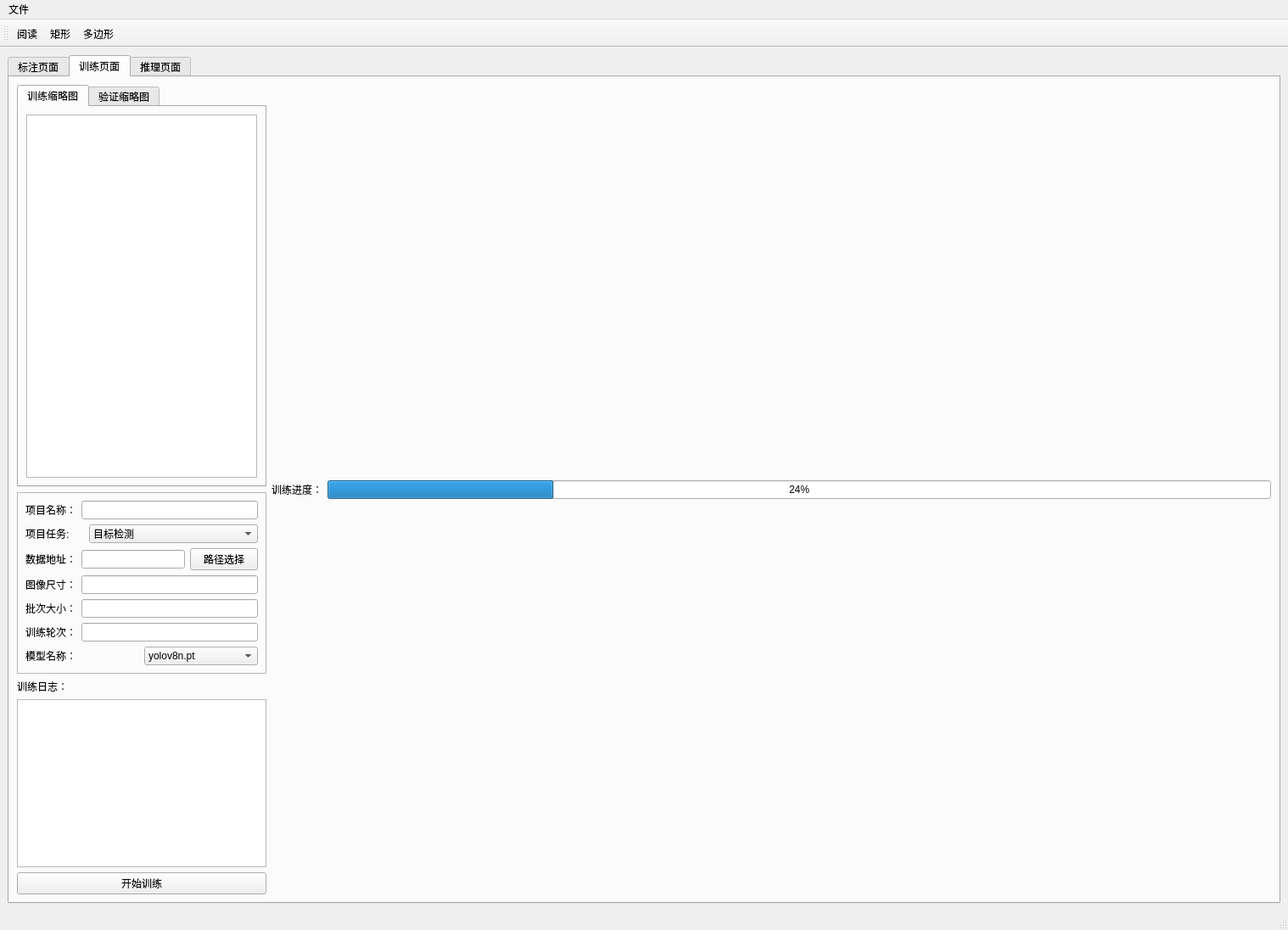
<?xml version="1.0" encoding="UTF-8"?>
<ui version="4.0">
 <class>MainWindow</class>
 <widget class="QMainWindow" name="MainWindow">
  <property name="geometry">
   <rect>
    <x>0</x>
    <y>0</y>
    <width>1518</width>
    <height>1096</height>
   </rect>
  </property>
  <property name="windowTitle">
   <string>MainWindow</string>
  </property>
  <widget class="QWidget" name="centralwidget">
   <layout class="QVBoxLayout" name="verticalLayout_3">
    <item>
     <widget class="QTabWidget" name="tabWidget">
      <property name="currentIndex">
       <number>1</number>
      </property>
      <widget class="QWidget" name="labelPage">
       <attribute name="title">
        <string>标注页面</string>
       </attribute>
       <layout class="QHBoxLayout" name="horizontalLayout_2" stretch="1,4,1">
        <item>
         <widget class="QListWidget" name="listWidget"/>
        </item>
        <item>
         <widget class="MyView" name="graphicsView"/>
        </item>
        <item>
         <layout class="QVBoxLayout" name="verticalLayout">
          <item>
           <widget class="QPushButton" name="autoLabel">
            <property name="text">
             <string>自动标注</string>
            </property>
           </widget>
          </item>
          <item>
           <widget class="QPushButton" name="statics">
            <property name="text">
             <string>标注内容统计</string>
            </property>
           </widget>
          </item>
          <item>
           <widget class="QWidget" name="fliter" native="true">
            <property name="sizePolicy">
             <sizepolicy hsizetype="Preferred" vsizetype="Expanding">
              <horstretch>0</horstretch>
              <verstretch>0</verstretch>
             </sizepolicy>
            </property>
            <property name="minimumSize">
             <size>
              <width>0</width>
              <height>380</height>
             </size>
            </property>
            <property name="maximumSize">
             <size>
              <width>16777215</width>
              <height>380</height>
             </size>
            </property>
           </widget>
          </item>
          <item>
           <widget class="QLabel" name="label">
            <property name="text">
             <string>标注信息统计</string>
            </property>
            <property name="alignment">
             <set>Qt::AlignCenter</set>
            </property>
           </widget>
          </item>
          <item>
           <widget class="QTextBrowser" name="textBrowser"/>
          </item>
          <item>
           <widget class="QLabel" name="label_3">
            <property name="text">
             <string>生成进度：</string>
            </property>
           </widget>
          </item>
          <item>
           <widget class="QProgressBar" name="progressBar">
            <property name="value">
             <number>24</number>
            </property>
           </widget>
          </item>
          <item>
           <widget class="QPushButton" name="pushButton">
            <property name="text">
             <string>生成数据集</string>
            </property>
           </widget>
          </item>
         </layout>
        </item>
       </layout>
      </widget>
      <widget class="QWidget" name="trainPage">
       <attribute name="title">
        <string>训练页面</string>
       </attribute>
       <layout class="QVBoxLayout" name="verticalLayout_10">
        <item>
         <layout class="QHBoxLayout" name="horizontalLayout" stretch="1,4">
          <item>
           <layout class="QVBoxLayout" name="verticalLayout_7">
            <item>
             <widget class="QTabWidget" name="tabWidget_2">
              <property name="currentIndex">
               <number>0</number>
              </property>
              <widget class="QWidget" name="tab">
               <attribute name="title">
                <string>训练缩略图</string>
               </attribute>
               <layout class="QVBoxLayout" name="verticalLayout_4">
                <item>
                 <widget class="MyView" name="trainImg"/>
                </item>
               </layout>
              </widget>
              <widget class="QWidget" name="tab_3">
               <attribute name="title">
                <string>验证缩略图</string>
               </attribute>
               <layout class="QVBoxLayout" name="verticalLayout_8">
                <item>
                 <widget class="MyView" name="valImg"/>
                </item>
               </layout>
              </widget>
             </widget>
            </item>
            <item>
             <layout class="QVBoxLayout" name="verticalLayout_5">
              <item>
               <widget class="QFrame" name="frame_3">
                <property name="frameShape">
                 <enum>QFrame::StyledPanel</enum>
                </property>
                <property name="frameShadow">
                 <enum>QFrame::Raised</enum>
                </property>
                <layout class="QGridLayout" name="gridLayout_2">
                 <item row="2" column="0">
                  <layout class="QHBoxLayout" name="horizontalLayout_7">
                   <item>
                    <widget class="QLabel" name="label_5">
                     <property name="text">
                      <string>数据地址：</string>
                     </property>
                    </widget>
                   </item>
                   <item>
                    <widget class="QLineEdit" name="dataEdit"/>
                   </item>
                   <item>
                    <widget class="QPushButton" name="choosePath">
                     <property name="text">
                      <string>路径选择</string>
                     </property>
                    </widget>
                   </item>
                  </layout>
                 </item>
                 <item row="3" column="0">
                  <layout class="QHBoxLayout" name="horizontalLayout_10">
                   <item>
                    <widget class="QLabel" name="label_6">
                     <property name="text">
                      <string>图像尺寸：</string>
                     </property>
                    </widget>
                   </item>
                   <item>
                    <widget class="QLineEdit" name="sizeEdit"/>
                   </item>
                  </layout>
                 </item>
                 <item row="7" column="0">
                  <layout class="QHBoxLayout" name="horizontalLayout_11">
                   <item>
                    <widget class="QLabel" name="label_2">
                     <property name="text">
                      <string>模型名称：</string>
                     </property>
                    </widget>
                   </item>
                   <item>
                    <widget class="QComboBox" name="comboBox_2">
                     <item>
                      <property name="text">
                       <string>yolov8n.pt</string>
                      </property>
                     </item>
                     <item>
                      <property name="text">
                       <string>yolov8s.pt</string>
                      </property>
                     </item>
                     <item>
                      <property name="text">
                       <string>yolo11n.pt</string>
                      </property>
                     </item>
                     <item>
                      <property name="text">
                       <string>yolo11s.pt</string>
                      </property>
                     </item>
                    </widget>
                   </item>
                  </layout>
                 </item>
                 <item row="0" column="0">
                  <layout class="QHBoxLayout" name="horizontalLayout_3">
                   <item>
                    <widget class="QLabel" name="label_4">
                     <property name="text">
                      <string>项目名称：</string>
                     </property>
                    </widget>
                   </item>
                   <item>
                    <widget class="QLineEdit" name="nameEdit"/>
                   </item>
                  </layout>
                 </item>
                 <item row="5" column="0">
                  <layout class="QHBoxLayout" name="horizontalLayout_9">
                   <item>
                    <widget class="QLabel" name="label_8">
                     <property name="text">
                      <string>训练轮次：</string>
                     </property>
                    </widget>
                   </item>
                   <item>
                    <widget class="QLineEdit" name="epochEdit"/>
                   </item>
                  </layout>
                 </item>
                 <item row="4" column="0">
                  <layout class="QHBoxLayout" name="horizontalLayout_8">
                   <item>
                    <widget class="QLabel" name="label_7">
                     <property name="text">
                      <string>批次大小：</string>
                     </property>
                    </widget>
                   </item>
                   <item>
                    <widget class="QLineEdit" name="batchEdit"/>
                   </item>
                  </layout>
                 </item>
                 <item row="1" column="0">
                  <layout class="QHBoxLayout" name="horizontalLayout_6" stretch="0,0">
                   <property name="spacing">
                    <number>0</number>
                   </property>
                   <item>
                    <widget class="QLabel" name="label_18">
                     <property name="maximumSize">
                      <size>
                       <width>75</width>
                       <height>24</height>
                      </size>
                     </property>
                     <property name="text">
                      <string>项目任务:</string>
                     </property>
                    </widget>
                   </item>
                   <item>
                    <widget class="QComboBox" name="comboBox">
                     <property name="maximumSize">
                      <size>
                       <width>16777215</width>
                       <height>16777215</height>
                      </size>
                     </property>
                     <item>
                      <property name="text">
                       <string>目标检测</string>
                      </property>
                     </item>
                     <item>
                      <property name="text">
                       <string>图像分类</string>
                      </property>
                     </item>
                     <item>
                      <property name="text">
                       <string>图像分割</string>
                      </property>
                     </item>
                     <item>
                      <property name="text">
                       <string>关键点定位</string>
                      </property>
                     </item>
                     <item>
                      <property name="text">
                       <string>OBB检测</string>
                      </property>
                     </item>
                    </widget>
                   </item>
                  </layout>
                 </item>
                </layout>
               </widget>
              </item>
              <item>
               <layout class="QVBoxLayout" name="verticalLayout_6">
                <item>
                 <widget class="QLabel" name="label_19">
                  <property name="text">
                   <string>训练日志：</string>
                  </property>
                 </widget>
                </item>
                <item>
                 <widget class="QTextBrowser" name="logText"/>
                </item>
                <item>
                 <widget class="QPushButton" name="train_btn">
                  <property name="text">
                   <string>开始训练</string>
                  </property>
                 </widget>
                </item>
               </layout>
              </item>
             </layout>
            </item>
           </layout>
          </item>
          <item>
           <layout class="QVBoxLayout" name="verticalLayout_9">
            <item>
             <layout class="QHBoxLayout" name="horizontalLayout_4">
              <item>
               <widget class="QLabel" name="label_17">
                <property name="text">
                 <string>训练进度：</string>
                </property>
               </widget>
              </item>
              <item>
               <widget class="QProgressBar" name="trainProgress">
                <property name="value">
                 <number>24</number>
                </property>
               </widget>
              </item>
             </layout>
            </item>
            <item>
             <layout class="QGridLayout" name="gridLayout"/>
            </item>
           </layout>
          </item>
         </layout>
        </item>
       </layout>
      </widget>
      <widget class="QWidget" name="inferencePage">
       <attribute name="title">
        <string>推理页面</string>
       </attribute>
       <layout class="QVBoxLayout" name="verticalLayout_15">
        <item>
         <layout class="QHBoxLayout" name="horizontalLayout_5" stretch="1,4">
          <item>
           <layout class="QVBoxLayout" name="verticalLayout_13">
            <item>
             <layout class="QVBoxLayout" name="verticalLayout_11">
              <item>
               <widget class="QPushButton" name="model_btn">
                <property name="text">
                 <string>模型加载</string>
                </property>
               </widget>
              </item>
              <item>
               <widget class="QPushButton" name="image_btn">
                <property name="text">
                 <string>单张检测</string>
                </property>
               </widget>
              </item>
              <item>
               <widget class="QPushButton" name="folder_btn">
                <property name="text">
                 <string>批量检测</string>
                </property>
               </widget>
              </item>
              <item>
               <widget class="QPushButton" name="video_btn">
                <property name="text">
                 <string>视频检测</string>
                </property>
               </widget>
              </item>
             </layout>
            </item>
            <item>
             <layout class="QVBoxLayout" name="verticalLayout_12">
              <item>
               <widget class="QLabel" name="label_20">
                <property name="text">
                 <string>检测日志：</string>
                </property>
               </widget>
              </item>
              <item>
               <widget class="QTextBrowser" name="info_browser"/>
              </item>
             </layout>
            </item>
           </layout>
          </item>
          <item>
           <widget class="QWidget" name="widget" native="true">
            <layout class="QVBoxLayout" name="verticalLayout_14">
             <item>
              <widget class="QSplitter" name="splitter">
               <property name="orientation">
                <enum>Qt::Horizontal</enum>
               </property>
               <widget class="ScaledLabel" name="left_label">
                <property name="text">
                 <string>原始图片</string>
                </property>
                <property name="alignment">
                 <set>Qt::AlignCenter</set>
                </property>
               </widget>
               <widget class="ScaledLabel" name="right_label">
                <property name="text">
                 <string>检测图片</string>
                </property>
                <property name="alignment">
                 <set>Qt::AlignCenter</set>
                </property>
               </widget>
              </widget>
             </item>
            </layout>
           </widget>
          </item>
         </layout>
        </item>
       </layout>
      </widget>
     </widget>
    </item>
   </layout>
  </widget>
  <widget class="QMenuBar" name="menubar">
   <property name="geometry">
    <rect>
     <x>0</x>
     <y>0</y>
     <width>1518</width>
     <height>26</height>
    </rect>
   </property>
   <widget class="QMenu" name="menu">
    <property name="title">
     <string>文件</string>
    </property>
    <addaction name="open_action"/>
    <addaction name="loadimg_action"/>
    <addaction name="export_action"/>
   </widget>
   <addaction name="menu"/>
  </widget>
  <widget class="QStatusBar" name="statusbar"/>
  <widget class="QToolBar" name="toolBar">
   <property name="windowTitle">
    <string>toolBar</string>
   </property>
   <attribute name="toolBarArea">
    <enum>TopToolBarArea</enum>
   </attribute>
   <attribute name="toolBarBreak">
    <bool>false</bool>
   </attribute>
   <addaction name="read_action"/>
   <addaction name="rect_action"/>
   <addaction name="poly_action"/>
  </widget>
  <action name="rect_action">
   <property name="text">
    <string>矩形</string>
   </property>
  </action>
  <action name="loadimg_action">
   <property name="text">
    <string>导入图片</string>
   </property>
  </action>
  <action name="poly_action">
   <property name="text">
    <string>多边形</string>
   </property>
  </action>
  <action name="read_action">
   <property name="text">
    <string>阅读</string>
   </property>
  </action>
  <action name="open_action">
   <property name="text">
    <string>打开工程</string>
   </property>
  </action>
  <action name="export_action">
   <property name="text">
    <string>导入良品</string>
   </property>
  </action>
 </widget>
 <customwidgets>
  <customwidget>
   <class>MyView</class>
   <extends>QGraphicsView</extends>
   <header location="global">MyView.h</header>
  </customwidget>
  <customwidget>
   <class>ScaledLabel</class>
   <extends>QLabel</extends>
   <header location="global">Custom</header>
  </customwidget>
 </customwidgets>
 <resources/>
 <connections/>
</ui>
